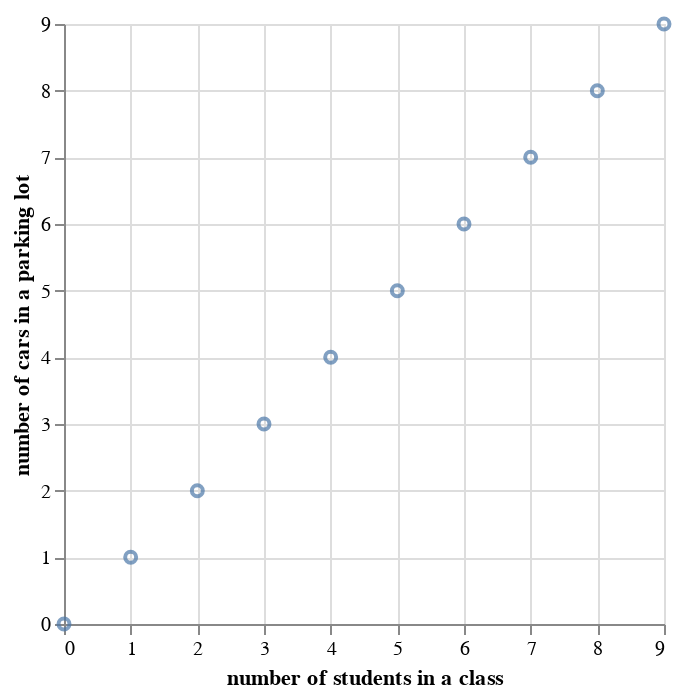

Here is the notebook cell this chart was saved with:
### Markdown cell above
## Discrete data types

Discrete data types are data types that can only take on a finite number of values.

For example, the number of students in a class is a discrete data type because it can only take on a finite number of values.

The number of students in a class can be 0, 1, 2, 3, 4, 5, 6, 7, 8, 9, etc. but it cannot be 0.5 or 1.5 or 2.5 or 3.5 or 4.5 or 5.5 or 6.5 or 7.5 or 8.5 or 9.5, etc.

(Ed. note: actually, the number of students in a class has to be represented in fractional ways sometimes -- for example, for country-wide averages. Again, who gets to decide? "The birth rate for U.S. in 2022 was 12.012 births per 1000 people, a 0.09% increase from 2021.")

Another example of a discrete data type is the number of cars in a parking lot.

Example visualization using altair and python:
  
  ```python
  import altair as alt
  import pandas as pd

  df = pd.DataFrame({
      'number of students in a class': [0, 1, 2, 3, 4, 5, 6, 7, 8, 9],
      'number of cars in a parking lot': [0, 1, 2, 3, 4, 5, 6, 7, 8, 9]
  })

  alt.Chart(df).mark_point().encode(
      x='number of students in a class',
      y='number of cars in a parking lot'
  )
  ```

### Code cell
import altair as alt
import pandas as pd

df = pd.DataFrame({
    'number of students in a class': [0, 1, 2, 3, 4, 5, 6, 7, 8, 9],
    'number of cars in a parking lot': [0, 1, 2, 3, 4, 5, 6, 7, 8, 9]
})

alt.Chart(df).mark_point().encode(
    x='number of students in a class',
    y='number of cars in a parking lot'
)

### Figure 1 — Vega-Lite specification as saved in the notebook (floating-point values rounded to 4 significant figures)
{"config": {"view": {"continuousWidth": 300, "continuousHeight": 300}}, "data": {"name": "data-79846c67e2fefaac3e7430eab677c3e1"}, "mark": {"type": "point"}, "encoding": {"x": {"field": "number of students in a class", "type": "quantitative"}, "y": {"field": "number of cars in a parking lot", "type": "quantitative"}}, "$schema": "https://vega.github.io/schema/vega-lite/v5.8.0.json", "datasets": {"data-79846c67e2fefaac3e7430eab677c3e1": [{"number of students in a class": 0, "number of cars in a parking lot": 0}, {"number of students in a class": 1, "number of cars in a parking lot": 1}, {"number of students in a class": 2, "number of cars in a parking lot": 2}, {"number of students in a class": 3, "number of cars in a parking lot": 3}, {"number of students in a class": 4, "number of cars in a parking lot": 4}, {"number of students in a class": 5, "number of cars in a parking lot": 5}, {"number of students in a class": 6, "number of cars in a parking lot": 6}, {"number of students in a class": 7, "number of cars in a parking lot": 7}, {"number of students in a class": 8, "number of cars in a parking lot": 8}, {"number of students in a class": 9, "number of cars in a parking lot": 9}]}}
